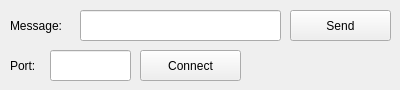
<?xml version="1.0" encoding="UTF-8"?>
<ui version="4.0">
 <class>Network</class>
 <widget class="QMainWindow" name="Network">
  <property name="geometry">
   <rect>
    <x>0</x>
    <y>0</y>
    <width>400</width>
    <height>90</height>
   </rect>
  </property>
  <property name="windowTitle">
   <string>Network</string>
  </property>
  <widget class="QWidget" name="centralWidget">
   <widget class="QPushButton" name="connectbutton">
    <property name="geometry">
     <rect>
      <x>140</x>
      <y>50</y>
      <width>101</width>
      <height>31</height>
     </rect>
    </property>
    <property name="text">
     <string>Connect</string>
    </property>
   </widget>
   <widget class="QLineEdit" name="portline">
    <property name="geometry">
     <rect>
      <x>50</x>
      <y>50</y>
      <width>81</width>
      <height>31</height>
     </rect>
    </property>
   </widget>
   <widget class="QLabel" name="portlabel">
    <property name="geometry">
     <rect>
      <x>10</x>
      <y>50</y>
      <width>121</width>
      <height>31</height>
     </rect>
    </property>
    <property name="text">
     <string>Port:</string>
    </property>
   </widget>
   <widget class="QWidget" name="status" native="true">
    <property name="geometry">
     <rect>
      <x>360</x>
      <y>50</y>
      <width>31</width>
      <height>31</height>
     </rect>
    </property>
   </widget>
   <widget class="QLineEdit" name="messageline">
    <property name="geometry">
     <rect>
      <x>80</x>
      <y>10</y>
      <width>201</width>
      <height>31</height>
     </rect>
    </property>
   </widget>
   <widget class="QLabel" name="messagelabel">
    <property name="geometry">
     <rect>
      <x>10</x>
      <y>10</y>
      <width>271</width>
      <height>31</height>
     </rect>
    </property>
    <property name="text">
     <string>Message:</string>
    </property>
   </widget>
   <widget class="QPushButton" name="sendbutton">
    <property name="geometry">
     <rect>
      <x>290</x>
      <y>10</y>
      <width>101</width>
      <height>31</height>
     </rect>
    </property>
    <property name="text">
     <string>Send</string>
    </property>
   </widget>
   <zorder>portlabel</zorder>
   <zorder>messagelabel</zorder>
   <zorder>connectbutton</zorder>
   <zorder>portline</zorder>
   <zorder>status</zorder>
   <zorder>messageline</zorder>
   <zorder>sendbutton</zorder>
  </widget>
 </widget>
 <layoutdefault spacing="6" margin="11"/>
 <resources/>
 <connections/>
</ui>
